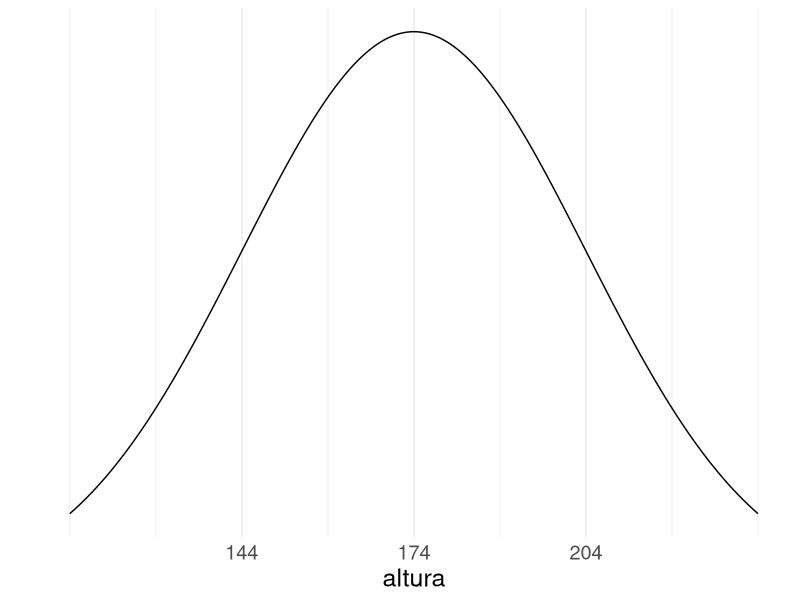
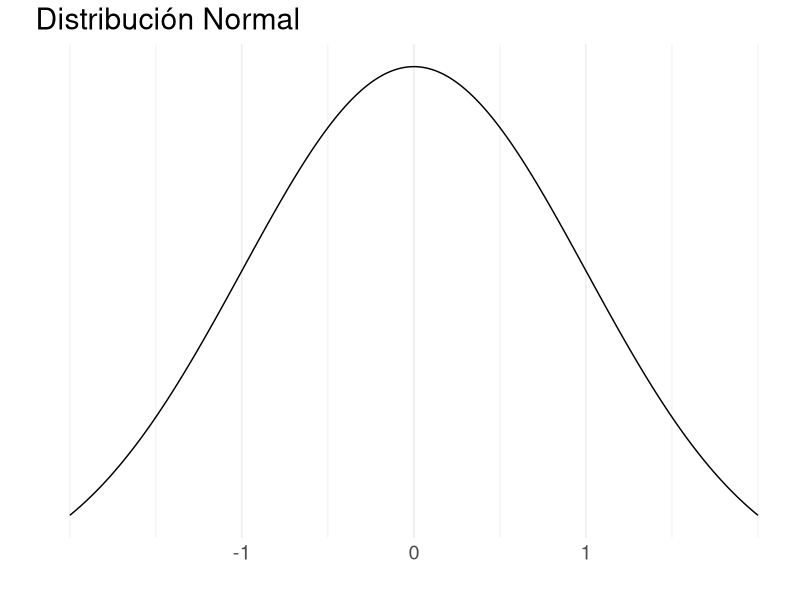
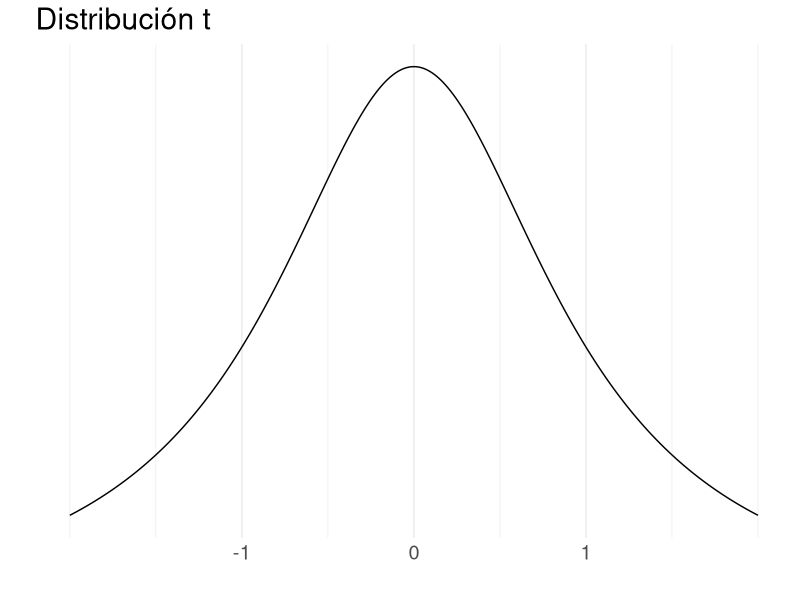
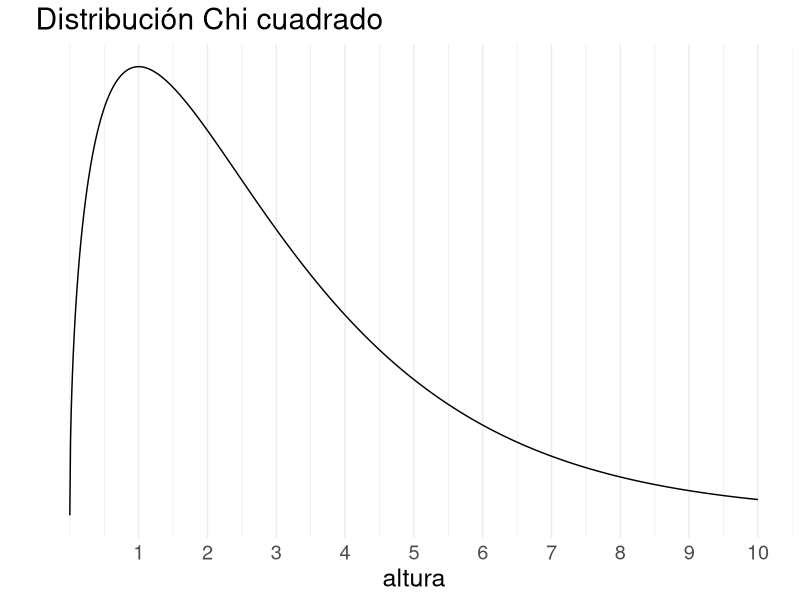
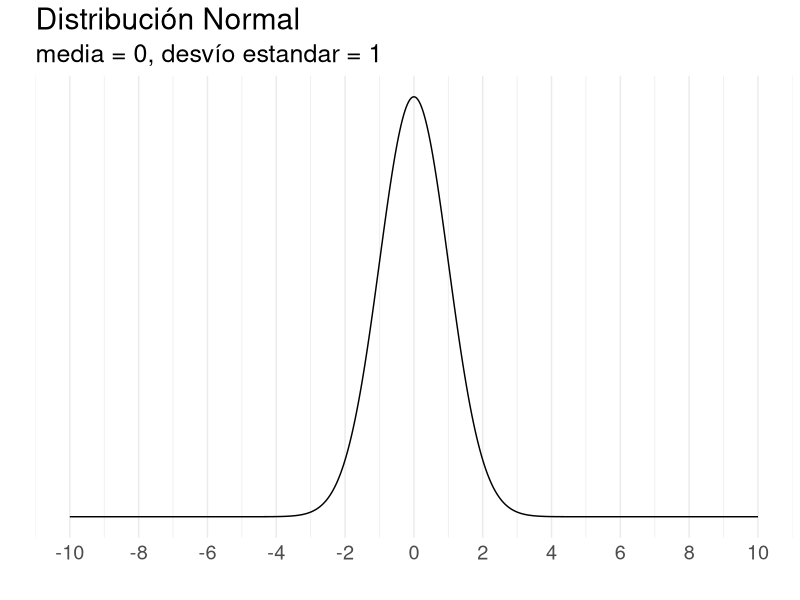
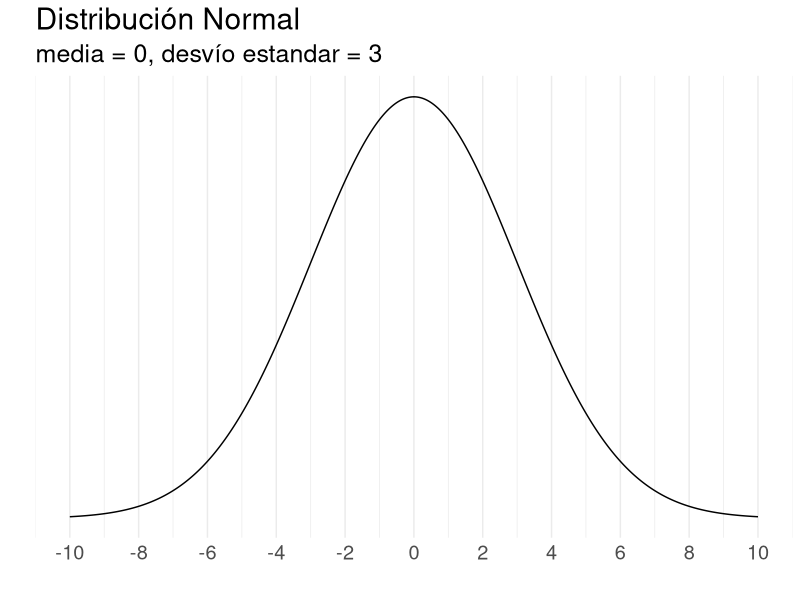
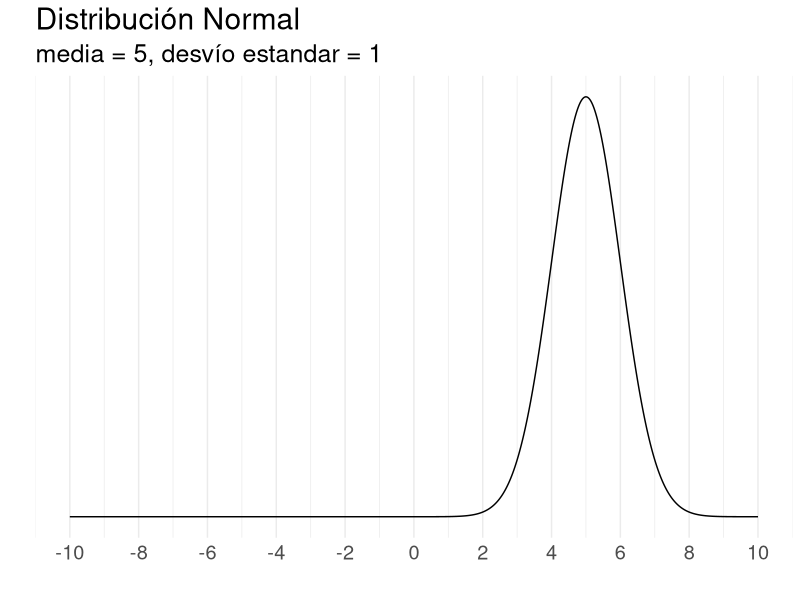
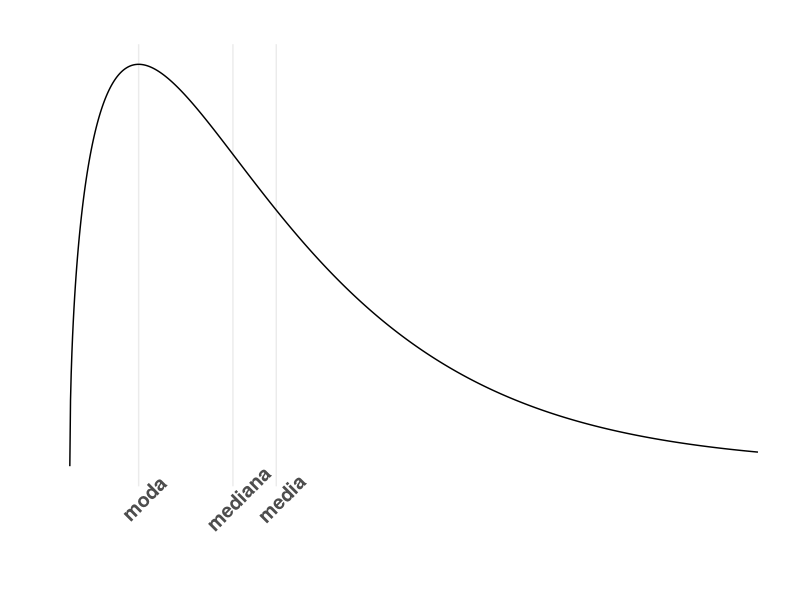

Source code (R) for these figures, in order:
## ---- chunk 1
knitr::opts_chunk$set(warning = FALSE, message = FALSE,echo=FALSE, fig.width = 15)
library(tidyverse)
library(kableExtra)
library(cowplot)
set.seed(12)
## ---- chunk 2
tibble(valor=1:6, probabilidad=rep("1/6", 6))
## ---- chunk 3

ggplot(data = data.frame(x = c(114, 234)), aes(x)) +
  stat_function(fun = dnorm, n = 1000, args = list(mean = 174, sd = 30)) + 
  labs(x='altura',y="") +
  scale_y_continuous(breaks = NULL)+
  scale_x_continuous(breaks = c(144,174,204))+
  theme_minimal()+
  theme(text = element_text(size = 18))
## ---- chunk 4

ggplot(data = data.frame(x = c(-2,2)), aes(x)) +
  stat_function(fun = dnorm, n = 1000, args = list(mean = 0, sd = 1)) + 
  labs(x='',y="", title = "Distribución Normal") +
  scale_y_continuous(breaks = NULL)+
  scale_x_continuous(breaks = c(-1,0,1))+
  theme_minimal()+
  theme(text = element_text(size = 18))

ggplot(data = data.frame(x = c(-2, 2)), aes(x)) +
  stat_function(fun = dt, n = 1000, args = list(df=1)) + 
  labs(x='',y="", title = "Distribución t")+
  scale_y_continuous(breaks = NULL)+
  scale_x_continuous(breaks = c(-1,0,1))+
  theme_minimal()+
  theme(text = element_text(size = 18))

ggplot(data = data.frame(x = c(0, 10)), aes(x)) +
  stat_function(fun = dchisq, n = 1000, args = list(df=3)) + 
  labs(x='altura',y="", title = "Distribución Chi cuadrado")+
  scale_y_continuous(breaks = NULL)+
  scale_x_continuous(breaks = c(1:10))+
  theme_minimal()+
  theme(text = element_text(size = 18))

## ---- chunk 5

ggplot(data = data.frame(x = c(-10,10)), aes(x)) +
  stat_function(fun = dnorm, n = 1000, args = list(mean = 0, sd = 1)) + 
  labs(x='',y="", title = "Distribución Normal",
       subtitle = 'media = 0, desvío estandar = 1') +
  scale_y_continuous(breaks = NULL)+
  scale_x_continuous(breaks = seq(-10,10,2))+
  theme_minimal()+
  theme(text = element_text(size = 18))

ggplot(data = data.frame(x = c(-10,10)), aes(x)) +
  stat_function(fun = dnorm, n = 1000, args = list(mean = 0, sd = 3)) + 
  labs(x='',y="", title = "Distribución Normal",
       subtitle = 'media = 0, desvío estandar = 3') +
  scale_y_continuous(breaks = NULL)+
  scale_x_continuous(breaks = seq(-10,10,2))+
  theme_minimal()+
  theme(text = element_text(size = 18))

ggplot(data = data.frame(x = c(-10,10)), aes(x)) +
  stat_function(fun = dnorm, n = 1000, args = list(mean = 5, sd = 1)) + 
  labs(x='',y="", title = "Distribución Normal",
       subtitle = 'media = 5, desvío estandar = 1') +  
  scale_y_continuous(breaks = NULL)+
  scale_x_continuous(breaks = seq(-10,10,2))+
  theme_minimal()+
  theme(text = element_text(size = 18))



## ---- chunk 6
df=3
mean = df
median <- qchisq(p = 0.5,df = df)
mode <- max(df-2,0)

cortes <- round(c(mean, median, mode),2)
etiquetas <- c('media', 'mediana', 'moda')

ggplot(data = data.frame(x = c(0, 10)), aes(x)) +
  stat_function(fun = dchisq, n = 1000, args = list(df=df)) + 
  labs(x='',y="", title = "")+
  scale_y_continuous(breaks = NULL)+
  scale_x_continuous(breaks = cortes, labels = etiquetas)+
  theme_minimal()+
  theme(panel.grid.minor = element_blank(),
        text = element_text(size = 18),
        axis.text.x = element_text(face = 'bold', angle = 45))
## ---- chunk 7

df=3
Q1 <- qchisq(p = 0.25,df = df)
Q2 <- qchisq(p = 0.5,df = df)
Q3 <- qchisq(p = 0.75,df = df)

cortes <- round(c(Q1,Q2,Q3),2)
etiquetas <- c("Q1","Q2","Q3")


ggplot(data = data.frame(x = c(0, 10)), aes(x)) +
  stat_function(fun = dchisq, n = 1000, args = list(df=df)) + 
  labs(x='',y="", title = "")+
  scale_y_continuous(breaks = NULL)+
  scale_x_continuous(breaks = cortes, labels = etiquetas)+
  theme_minimal()+
  theme(panel.grid.minor = element_blank(),
        axis.text.x = element_text(size = 12, face = 'bold', angle = 45),
        text = element_text(size = 18))
## ---- chunk 8


distribuciones <- tibble(
Normal = rnorm(n = 15,mean = 0, sd = 1 ),
`T-student` = rt(n = 15,df=1 ),
Chi = rchisq(n = 15,df=1)) %>% 
  gather(distribucion, valor)

ggplot(data = distribuciones, aes(distribucion, valor, fill=distribucion)) +
  geom_boxplot()+
  labs(x='',y="", title = "Boxplot") +
  facet_wrap(.~distribucion, scales = "free_x")+
  theme_minimal()+
  theme(legend.position = 'none',
        axis.text.x = element_blank(),
        text = element_text(size = 18))

## ---- chunk 9

distribuciones <- tibble(
Normal = rnorm(n = 100,mean = 0, sd = 1 ),
`T-student` = rt(n = 100,df=1 ),
Chi = rchisq(n = 100,df=1)) %>% 
  gather(distribucion, valor)

ggplot(data = distribuciones, aes(distribucion, valor, fill=distribucion)) +
  geom_boxplot()+
  labs(x='',y="", title = "Boxplot") +
  facet_wrap(.~distribucion, scales = "free_x")+
  theme_minimal()+
  theme(legend.position = 'none',
        axis.text.x = element_blank(),
        text = element_text(size = 18))

## ---- chunk 10
distribuciones <- tibble(
`Media 0, ds=1` = rnorm(n = 100,mean = 0, sd = 1 ),
`Media 0, ds=2` = rnorm(n = 100,mean = 0, sd = 2 ),
`Media 5, ds=1` = rnorm(n = 100,mean = 5, sd = 1 )) %>% 
  gather(distribucion, valor)

ggplot(data = distribuciones, aes(distribucion, valor, fill=distribucion)) +
  geom_boxplot()+
  labs(x='',y="", title = "Distribución normal") +
  facet_wrap(.~distribucion, scales = "free_x")+
  theme_minimal()+
  theme(legend.position = 'none',
        axis.text.x = element_blank(),
        text = element_text(size = 18))
## ---- chunk 11
distribuciones <- tibble(
Normal = rnorm(n = 15,mean = 0, sd = 1 ),
`T-student` = rt(n = 15,df=1 ),
Chi = rchisq(n = 15,df=1)) %>% 
  gather(distribucion, valor)

ggplot(data = distribuciones, aes( x=valor, fill=distribucion)) +
  geom_histogram(bins = 10)+
  labs(x='',y="", title = "Histograma") +
  facet_grid(distribucion~.)+
  theme_minimal()+
  theme(legend.position = 'none',
        axis.text.y = element_blank(),
        text = element_text(size = 18))


distribuciones <- tibble(
`Media 0, ds=1` = rnorm(n = 100,mean = 0, sd = 1 ),
`Media 0, ds=2` = rnorm(n = 100,mean = 0, sd = 2 ),
`Media 5, ds=1` = rnorm(n = 100,mean = 5, sd = 1 )) %>% 
  gather(distribucion, valor)

ggplot(data = distribuciones, aes( x=valor, fill=distribucion)) +
  geom_histogram(bins = 20)+
  labs(x='',y="", title = "Distribución normal") +
  facet_grid(distribucion~.)+
  theme_minimal()+
  theme(legend.position = 'none',
        axis.text.y = element_blank(),
        text = element_text(size = 18))
## ---- chunk 12
distribuciones <- tibble(
Normal = rnorm(n = 15,mean = 0, sd = 1 ),
`T-student` = rt(n = 15,df=1 ),
Chi = rchisq(n = 15,df=1)) %>% 
  gather(distribucion, valor)

ggplot(data = distribuciones, aes( x=valor, fill=distribucion)) +
  geom_density(bins = 10)+
  labs(x='',y="", title = "Histograma") +
  facet_grid(distribucion~.)+
  theme_minimal()+
  theme(legend.position = 'none',
        axis.text.y = element_blank(),
        text = element_text(size = 18))


distribuciones <- tibble(
`Media 0, ds=1` = rnorm(n = 100,mean = 0, sd = 1 ),
`Media 0, ds=2` = rnorm(n = 100,mean = 0, sd = 2 ),
`Media 5, ds=1` = rnorm(n = 100,mean = 5, sd = 1 )) %>% 
  gather(distribucion, valor)

ggplot(data = distribuciones, aes( x=valor, fill=distribucion)) +
  geom_density(bins = 20)+
  labs(x='',y="", title = "Distribución normal") +
  facet_grid(distribucion~.)+
  theme_minimal()+
  theme(legend.position = 'none',
        axis.text.y = element_blank(),
        text = element_text(size = 18))
## ---- chunk 13
distribuciones <- tibble(
Normal = rnorm(n = 15,mean = 0, sd = 1 ),
`T-student` = rt(n = 15,df=1 ),
Chi = rchisq(n = 15,df=1)) %>% 
  gather(distribucion, valor)

ggplot(data = distribuciones, aes(distribucion, valor, fill=distribucion)) +
  geom_violin(alpha=0.75)+
  geom_boxplot(alpha=0.5)+
  labs(x='',y="", title = "Boxplot") +
  facet_wrap(.~distribucion, scales = "free_x")+
  theme_minimal()+
  theme(legend.position = 'none',
        axis.text.x = element_blank(),
        text = element_text(size = 18))


distribuciones <- tibble(
`Media 0, ds=1` = rnorm(n = 100,mean = 0, sd = 1 ),
`Media 0, ds=2` = rnorm(n = 100,mean = 0, sd = 2 ),
`Media 5, ds=1` = rnorm(n = 100,mean = 5, sd = 1 )) %>% 
  gather(distribucion, valor)

ggplot(data = distribuciones, aes(distribucion, valor, fill=distribucion)) +
  geom_violin(alpha=0.75)+
  geom_boxplot(alpha=0.5)+
  geom_boxplot()+
  labs(x='',y="", title = "Distribución normal") +
  facet_wrap(.~distribucion, scales = "free_x")+
  theme_minimal()+
  theme(legend.position = 'none',
        axis.text.x = element_blank(),
        text = element_text(size = 18))
